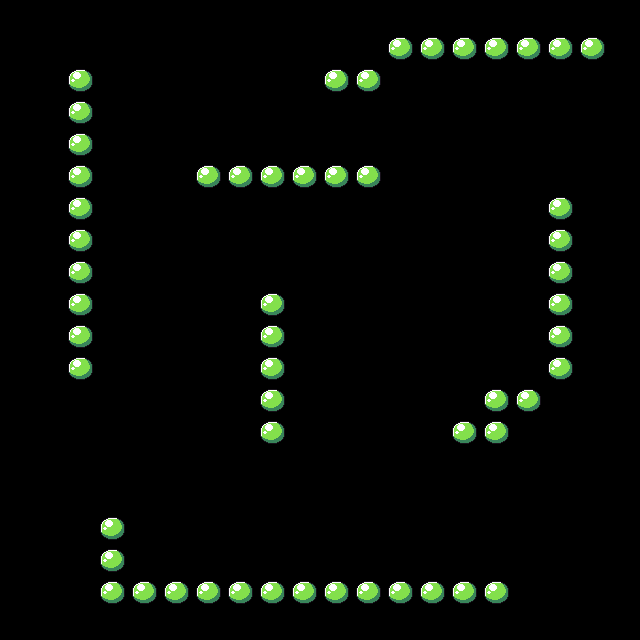

This is a level from a 2D game, rendered from its Tiled map with the project's own tilesets. A one-line summary and the complete map file follow:
An orthogonal 20x20 tile map with 32x32 px tiles, 2 tile layers (layer1, layer2), 2 tilesets.

<map version="1.4" tiledversion="1.4.2" orientation="orthogonal" renderorder="right-down" width="20" height="20" tilewidth="32" tileheight="32" infinite="0" nextlayerid="3" nextobjectid="1">
 <tileset firstgid="1" name="Icons" tilewidth="32" tileheight="32" tilecount="432" columns="16">
  <image source="../Tiles/Icons.png" width="512" height="867" />
 </tileset>
 <tileset firstgid="433" name="Tileset" tilewidth="32" tileheight="32" tilecount="64" columns="8">
  <image source="../Tiles/Tileset.png" width="256" height="256" />
 </tileset>
 <layer id="1" name="layer1" width="20" height="20">
  <data encoding="csv">
0,0,0,0,0,0,0,0,0,0,0,0,0,0,0,0,0,0,0,0,
0,0,0,0,0,0,0,0,0,0,0,0,291,291,291,291,291,291,291,0,
0,0,291,0,0,0,0,0,0,0,291,291,0,0,0,0,0,0,0,0,
0,0,291,0,0,0,0,0,0,0,0,0,0,0,0,0,0,0,0,0,
0,0,291,0,0,0,0,0,0,0,0,0,0,0,0,0,0,0,0,0,
0,0,291,0,0,0,291,291,291,291,291,291,0,0,0,0,0,0,0,0,
0,0,291,0,0,0,0,0,0,0,0,0,0,0,0,0,0,291,0,0,
0,0,291,0,0,0,0,0,0,0,0,0,0,0,0,0,0,291,0,0,
0,0,291,0,0,0,0,0,0,0,0,0,0,0,0,0,0,291,0,0,
0,0,291,0,0,0,0,0,291,0,0,0,0,0,0,0,0,291,0,0,
0,0,291,0,0,0,0,0,291,0,0,0,0,0,0,0,0,291,0,0,
0,0,291,0,0,0,0,0,291,0,0,0,0,0,0,0,0,291,0,0,
0,0,0,0,0,0,0,0,291,0,0,0,0,0,0,291,291,0,0,0,
0,0,0,0,0,0,0,0,291,0,0,0,0,0,291,291,0,0,0,0,
0,0,0,0,0,0,0,0,0,0,0,0,0,0,0,0,0,0,0,0,
0,0,0,0,0,0,0,0,0,0,0,0,0,0,0,0,0,0,0,0,
0,0,0,291,0,0,0,0,0,0,0,0,0,0,0,0,0,0,0,0,
0,0,0,291,0,0,0,0,0,0,0,0,0,0,0,0,0,0,0,0,
0,0,0,291,291,291,291,291,291,291,291,291,291,291,291,291,0,0,0,0,
0,0,0,0,0,0,0,0,0,0,0,0,0,0,0,0,0,0,0,0
</data>
 </layer>
 <layer id="2" name="layer2" width="20" height="20">
  <data encoding="csv">
0,0,0,0,0,0,0,0,0,0,0,0,0,0,0,0,0,0,0,0,
0,0,0,0,0,0,0,0,0,0,0,0,0,0,0,0,0,0,0,0,
0,0,0,0,0,0,0,0,0,0,0,0,0,0,0,0,0,0,0,0,
0,0,0,0,0,0,0,0,0,0,0,0,0,0,0,0,0,0,0,0,
0,0,0,0,0,0,0,0,0,0,0,0,0,0,0,0,0,0,0,0,
0,0,0,0,0,0,0,0,0,0,0,0,0,0,0,0,0,0,0,0,
0,0,0,0,0,0,0,0,0,0,0,0,0,0,0,0,0,0,0,0,
0,0,0,0,0,0,0,0,0,0,0,0,0,0,0,0,0,0,0,0,
0,0,0,0,0,0,0,0,0,0,0,0,0,0,0,0,0,0,0,0,
0,0,0,0,0,0,0,0,0,0,0,0,0,0,0,0,0,0,0,0,
0,0,0,0,0,0,0,0,0,0,0,0,0,0,0,0,0,0,0,0,
0,0,0,0,0,0,0,0,0,0,0,0,0,0,0,0,0,0,0,0,
0,0,0,0,0,0,0,0,0,0,0,0,0,0,0,0,0,0,0,0,
0,0,0,0,0,0,0,0,0,0,0,0,0,0,0,0,0,0,0,0,
0,0,0,0,0,0,0,0,0,0,0,0,0,0,0,0,0,0,0,0,
0,0,0,0,0,0,0,0,0,0,0,0,0,0,0,0,0,0,0,0,
0,0,0,0,0,0,0,0,0,0,0,0,0,0,0,0,0,0,0,0,
0,0,0,0,0,0,0,0,0,0,0,0,0,0,0,0,0,0,0,0,
0,0,0,0,0,0,0,0,0,0,0,0,0,0,0,0,0,0,0,0,
0,0,0,0,0,0,0,0,0,0,0,0,0,0,0,0,0,0,0,0
</data>
 </layer>
</map>
